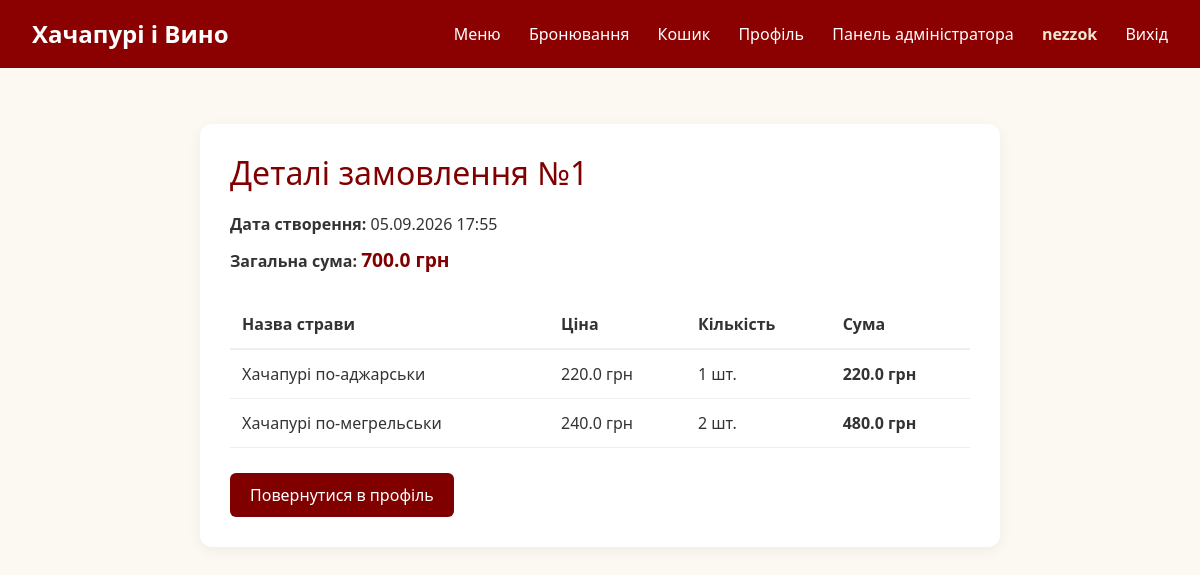
The app's page /my_order/1 (signed in) with its own data.
### models.py (models this page shows, shortened)
class User(UserMixin, db.Model):
    id = db.Column(db.Integer, primary_key=True)
    username = db.Column(db.String(50), nullable=False)
    email = db.Column(db.String(120), unique=True, nullable=False)
    password_hash = db.Column(db.String(255), nullable=False)
    is_admin = db.Column(db.Boolean, default=False)
    is_superadmin = db.Column(db.Boolean, default=False)

class Order(db.Model):
    id = db.Column(db.Integer, primary_key=True)
    user_id = db.Column(db.Integer, db.ForeignKey('user.id'), nullable=False)
    total_price = db.Column(db.Float, nullable=False)
    status = db.Column(db.String(50), default='В обробці')
    created_at = db.Column(db.DateTime, default=datetime.utcnow)
    items = db.relationship('OrderItem', backref='order', lazy=True, cascade='all, delete-orphan')
    user = db.relationship('User', backref='orders', lazy=True)

class OrderItem(db.Model):
    id = db.Column(db.Integer, primary_key=True)
    order_id = db.Column(db.Integer, db.ForeignKey('order.id'), nullable=False)
    dish_id = db.Column(db.Integer, nullable=True)
    dish_title = db.Column(db.String(100), nullable=False)
    price = db.Column(db.Float, nullable=False)
    quantity = db.Column(db.Integer, nullable=False)

### app.py (the view)
@app.route('/my_order/<int:order_id>')
@login_required
def my_order(order_id):
    order = Order.query.filter_by(id=order_id, user_id=current_user.id).first_or_404()
    return render_template('order_details.html', order=order)

### app.py (called while the page is built)
@login_manager.user_loader
def load_user(user_id):
    return User.query.get(int(user_id))

### templates/order_details.html
{% extends 'base.html' %}
{% block content %}
<div style="max-width: 800px; margin: 40px auto; background: #fff; padding: 30px; border-radius: 12px; box-shadow: 0 4px 15px rgba(0,0,0,0.05);">
    <h2 style="color: #800000; margin-bottom: 20px;">Деталі замовлення №{{ order.id }}</h2>
    <p style="margin-bottom: 10px;"><strong>Дата створення:</strong> {{ order.created_at.strftime('%d.%m.%Y %H:%M') }}</p>
    <p style="margin-bottom: 25px;"><strong>Загальна сума:</strong> <span style="color: #800000; font-weight: bold; font-size: 1.2rem;">{{ order.total_price }} грн</span></p>
    <table style="width: 100%; border-collapse: collapse; margin-bottom: 25px;">
        <thead>
            <tr style="border-bottom: 2px solid #eee; text-align: left;">
                <th style="padding: 12px;">Назва страви</th>
                <th style="padding: 12px;">Ціна</th>
                <th style="padding: 12px;">Кількість</th>
                <th style="padding: 12px;">Сума</th>
            </tr>
        </thead>
        <tbody>
            {% for item in order.items %}
            <tr style="border-bottom: 1px solid #eee;">
                <td style="padding: 12px;">{{ item.dish_title }}</td>
                <td style="padding: 12px;">{{ item.price }} грн</td>
                <td style="padding: 12px;">{{ item.quantity }} шт.</td>
                <td style="padding: 12px; font-weight: bold;">{{ item.price * item.quantity }} грн</td>
            </tr>
            {% endfor %}
        </tbody>
    </table>
    <a href="{{ url_for('profile') }}" style="display: inline-block; padding: 10px 20px; background: #800000; color: white; border-radius: 6px; text-decoration: none;">Повернутися в профіль</a>
</div>
{% endblock %}

### templates/base.html (shortened to what this page needs)
<!DOCTYPE html>
<html lang="uk">
<head>
    <link href="https://cdn.jsdelivr.net/npm/bootstrap@5.3.0/dist/css/bootstrap.min.css" rel="stylesheet">
    <link rel="stylesheet" href="{{ url_for('static', filename='css/style.css') }}">
</head>
<body>
    <header>
        <div class="logo">
            <a href="{{ url_for('index') }}" style="color: white; text-decoration: none;">Хачапурі і Вино</a>
        </div>
        <nav>
            <a href="{{ url_for('index') }}">Меню</a>
            <a href="{{ url_for('booking') }}">Бронювання</a>
            {% if current_user.is_authenticated %}
                <a href="{{ url_for('cart') }}">Кошик</a>
                <a href="{{ url_for('profile') }}">Профіль</a>
                {% if current_user.is_admin %}
                    <a href="{{ url_for('admin') }}">Панель адміністратора</a>
                {% endif %}
                <span style="margin-left: 1.5rem; font-weight: bold; color: #f0e6d2;">{{ current_user.username }}</span>
                <a href="{{ url_for('logout') }}">Вихід</a>
            {% else %}
                <a href="{{ url_for('login') }}">Вхід</a>
                <a href="{{ url_for('register') }}">Реєстрація</a>
            {% endif %}
        </nav>
    </header>
    <div class="container-fluid px-4 py-3">
        {% block content %}{% endblock content %}
    </div>
</body>
</html>

### static/css/style.css (style rules this page uses)
body { font-family: 'Segoe UI', Tahoma, Geneva, Verdana, sans-serif; margin: 0; background-color: #fcf8f2; color: #333; }
header { background-color: #8b0000; color: white; padding: 1rem 2rem; display: flex; justify-content: space-between; align-items: center; }
header .logo { font-size: 1.5rem; font-weight: bold; }
nav a { color: white; text-decoration: none; margin-left: 1.5rem; font-weight: 500; }

### records on screen
User: username "nezzok"
Order: id "1", created_at "05.09.2026 17:55", total_price "700.0"
OrderItem: dish_title "Хачапурі по-аджарськи", price "220.0", quantity "1", item.price*item.quantity "220.0"
OrderItem: dish_title "Хачапурі по-мегрельськи", price "240.0", quantity "2", item.price*item.quantity "480.0"
